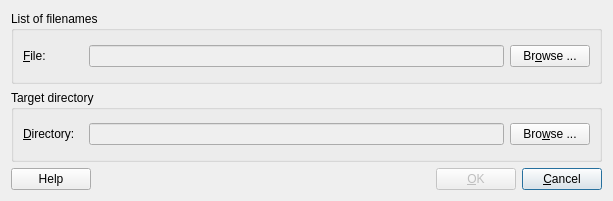
<?xml version="1.0" encoding="UTF-8"?>
<ui version="4.0">
 <author>Rainer Sieger - 2006-12-30</author>
 <class>FilenameFolderDialog</class>
 <widget class="QWidget" name="FilenameFolderDialog">
  <property name="geometry">
   <rect>
    <x>0</x>
    <y>0</y>
    <width>613</width>
    <height>201</height>
   </rect>
  </property>
  <property name="acceptDrops">
   <bool>true</bool>
  </property>
  <property name="windowTitle">
   <string>Move files dialog</string>
  </property>
  <layout class="QGridLayout" name="gridLayout">
   <item row="0" column="0">
    <widget class="QGroupBox" name="IDListGroupBox">
     <property name="title">
      <string>List of filenames</string>
     </property>
     <layout class="QGridLayout" name="gridLayout_5">
      <item row="0" column="0">
       <widget class="QLabel" name="FileTextLabel">
        <property name="minimumSize">
         <size>
          <width>60</width>
          <height>0</height>
         </size>
        </property>
        <property name="text">
         <string>&amp;File:</string>
        </property>
        <property name="buddy">
         <cstring>FilenameListFileLineEdit</cstring>
        </property>
       </widget>
      </item>
      <item row="0" column="1">
       <widget class="QLineEdit" name="FilenameListFileLineEdit">
        <property name="enabled">
         <bool>false</bool>
        </property>
        <property name="acceptDrops">
         <bool>true</bool>
        </property>
       </widget>
      </item>
      <item row="0" column="2">
       <widget class="QPushButton" name="browseFilenameListFileButton">
        <property name="text">
         <string>Br&amp;owse ...</string>
        </property>
       </widget>
      </item>
     </layout>
    </widget>
   </item>
   <item row="1" column="0">
    <widget class="QGroupBox" name="DownloadDirectoryGroupBox">
     <property name="title">
      <string>Target directory</string>
     </property>
     <layout class="QGridLayout" name="gridLayout_2">
      <item row="0" column="0">
       <widget class="QLabel" name="DirTextLabel">
        <property name="minimumSize">
         <size>
          <width>60</width>
          <height>0</height>
         </size>
        </property>
        <property name="text">
         <string>&amp;Directory:</string>
        </property>
        <property name="buddy">
         <cstring>TargetDirectoryLineEdit</cstring>
        </property>
       </widget>
      </item>
      <item row="0" column="1">
       <widget class="QLineEdit" name="TargetDirectoryLineEdit">
        <property name="enabled">
         <bool>false</bool>
        </property>
       </widget>
      </item>
      <item row="0" column="2">
       <widget class="QPushButton" name="browseTargetDirectoryButton">
        <property name="text">
         <string>Bro&amp;wse ...</string>
        </property>
       </widget>
      </item>
     </layout>
    </widget>
   </item>
   <item row="2" column="0">
    <layout class="QHBoxLayout">
     <item>
      <widget class="QPushButton" name="HelpButton">
       <property name="text">
        <string>Help</string>
       </property>
      </widget>
     </item>
     <item>
      <spacer>
       <property name="orientation">
        <enum>Qt::Horizontal</enum>
       </property>
       <property name="sizeHint" stdset="0">
        <size>
         <width>371</width>
         <height>20</height>
        </size>
       </property>
      </spacer>
     </item>
     <item>
      <widget class="QPushButton" name="OKButton">
       <property name="enabled">
        <bool>false</bool>
       </property>
       <property name="text">
        <string>&amp;OK</string>
       </property>
       <property name="default">
        <bool>false</bool>
       </property>
      </widget>
     </item>
     <item>
      <widget class="QPushButton" name="CancelButton">
       <property name="text">
        <string>&amp;Cancel</string>
       </property>
       <property name="default">
        <bool>true</bool>
       </property>
      </widget>
     </item>
    </layout>
   </item>
  </layout>
 </widget>
 <tabstops>
  <tabstop>FilenameListFileLineEdit</tabstop>
  <tabstop>browseFilenameListFileButton</tabstop>
  <tabstop>TargetDirectoryLineEdit</tabstop>
  <tabstop>browseTargetDirectoryButton</tabstop>
  <tabstop>HelpButton</tabstop>
  <tabstop>OKButton</tabstop>
  <tabstop>CancelButton</tabstop>
 </tabstops>
 <resources/>
 <connections/>
</ui>
